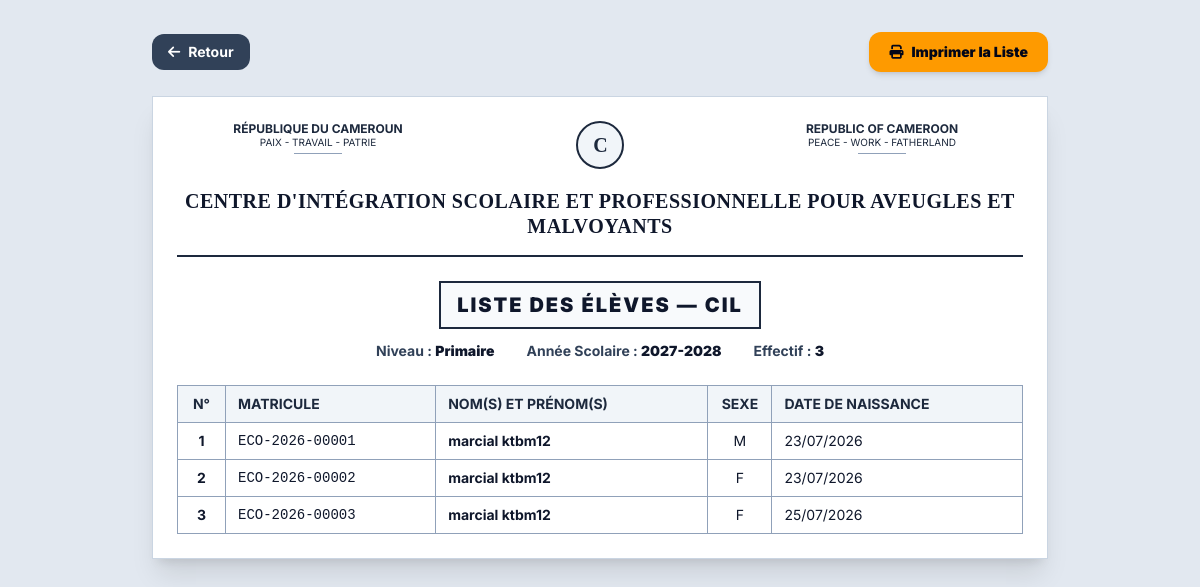
Before: /classes/etudiants/imprimer/ (signed in) with the older database file.
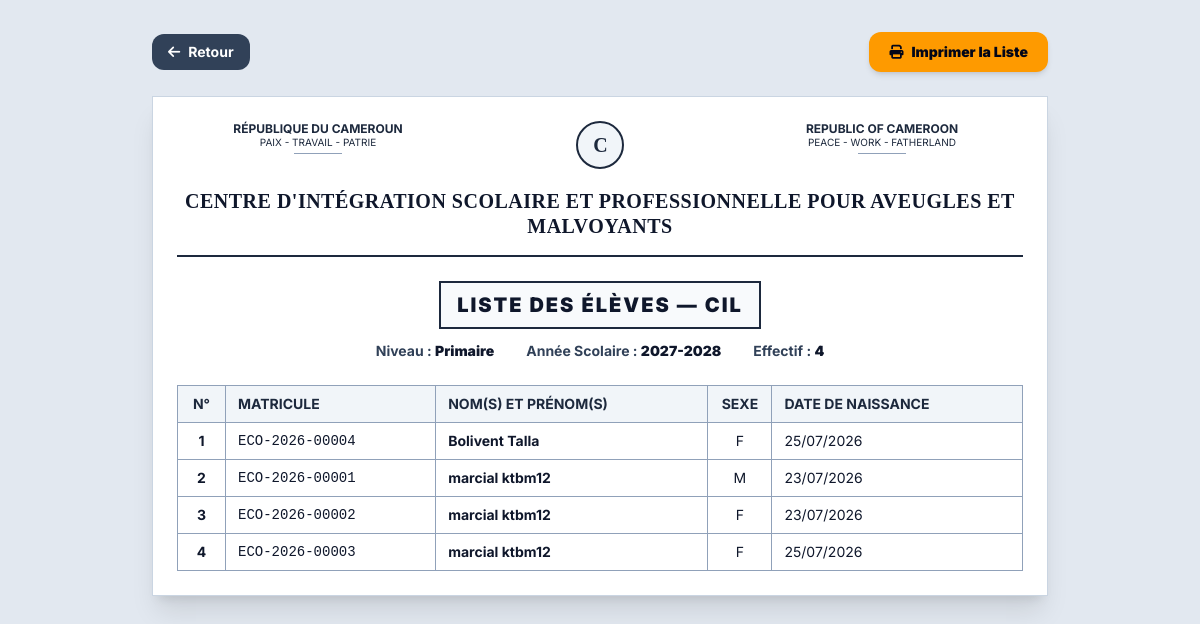
After: the same page with the newer database file.
### cispam/users/models.py (models this page shows, shortened)
class AutoSlugMixin:
    slug_source_field = 'name'

class OngBaseModel(models.Model):
    id = models.UUIDField(
        default=uuid.uuid4,
        primary_key=True,
        editable=False,
        unique=True,
        help_text=_("Identifiant UUID unique."),
    )
    created = models.DateTimeField(
        auto_now_add=True,
        db_index=True,
        help_text=_("Date de création."),
    )
    modified = models.DateTimeField(
        auto_now=True,
        help_text=_("Date de dernière modification."),
    )
    is_active = models.BooleanField(
        default=True,
        help_text=_("Indique si l'objet est actif."),
    )
    is_deleted = models.BooleanField(
        default=False,
        db_index=True,
        help_text=_("Suppression logique (soft delete)."),
    )
    metadata = models.JSONField(
        default=dict,
        blank=True,
        help_text=_("Métadonnées additionnelles au format JSON."),
    )
    objects = OngManager()
    all_objects = models.Manager()
    class Meta:
        abstract = True
        ordering = ['-created']

class Classe(AutoSlugMixin, OngBaseModel):
    slug_source_field = 'nom'
    nom = models.CharField(
        max_length=50,
        help_text=_("Nom de la classe, ex: Petite Section, CP, CM2."),
    )
    niveau = models.ForeignKey(
        Niveau,
        on_delete=models.PROTECT,
        related_name='classes',
        help_text=_("Niveau scolaire de la classe."),
    )
    capacite_max = models.PositiveSmallIntegerField(
        default=30,
        help_text=_("Capacité maximale d'élèves dans cette classe."),
    )
    description = models.TextField(
        blank=True,
        help_text=_("Description ou informations complémentaires."),
    )
    slug = models.SlugField(
        max_length=255,
        unique=True,
        blank=True,
        help_text=_("Slug unique de la classe."),
    )
    class Meta:
        verbose_name = _("Classe")
        verbose_name_plural = _("Classes")
        ordering = ['niveau__ordre', 'nom']
        unique_together = ['nom', 'niveau']

class Niveau(AutoSlugMixin, OngBaseModel):
    slug_source_field = 'nom'
    nom = models.CharField(
        max_length=50,
        choices=NiveauScolaireEnum.choices,
        unique=True,
        help_text=_("Nom du niveau scolaire."),
    )
    ordre = models.PositiveSmallIntegerField(
        default=0,
        help_text=_("Ordre d'affichage (1 = Maternelle, 2 = Primaire)."),
    )
    description = models.TextField(
        blank=True,
        help_text=_("Description du niveau."),
    )
    slug = models.SlugField(
        max_length=255,
        unique=True,
        blank=True,
        help_text=_("Slug unique du niveau."),
    )
    class Meta:
        verbose_name = _("Niveau")
        verbose_name_plural = _("Niveaux")
        ordering = ['ordre', 'nom']

class AnneeScolaire(AutoSlugMixin, OngBaseModel):
    slug_source_field = 'libelle'
    libelle = models.CharField(
        max_length=20,
        unique=True,
        help_text=_("Libellé de l'année scolaire, ex: 2025-2026"),
    )
    date_debut = models.DateField(
        help_text=_("Date de début de l'année scolaire."),
    )
    date_fin = models.DateField(
        help_text=_("Date de fin de l'année scolaire."),
    )
    est_active = models.BooleanField(
        default=False,
        db_index=True,
        help_text=_("Indique si c'est l'année scolaire en cours. Une seule active à la fois."),
    )
    slug = models.SlugField(
        max_length=255,
        unique=True,
        blank=True,
        help_text=_("Slug unique de l'année scolaire."),
    )
    class Meta:
        verbose_name = _("Année scolaire")
        verbose_name_plural = _("Années scolaires")
        ordering = ['-date_debut']

class Inscription(AutoSlugMixin, OngBaseModel):
    slug_source_field = 'reference'
    eleve = models.ForeignKey(
        Eleve,
        on_delete=models.PROTECT,
        related_name='inscriptions',
        help_text=_("Élève inscrit."),
    )
    classe = models.ForeignKey(
        Classe,
        on_delete=models.PROTECT,
        related_name='inscriptions',
        help_text=_("Classe d'inscription."),
    )
    annee_scolaire = models.ForeignKey(
        AnneeScolaire,
        on_delete=models.PROTECT,
        related_name='inscriptions',
        help_text=_("Année scolaire de l'inscription."),
    )
    date_inscription = models.DateField(
        auto_now_add=True,
        help_text=_("Date de l'inscription."),
    )
    type_inscription = models.CharField(
        max_length=20,
        choices=TypeInscriptionEnum.choices,
        default=TypeInscriptionEnum.NOUVELLE,
        help_text=_("Type d'inscription."),
    )
    statut = models.CharField(
        max_length=20,
        choices=StatutInscriptionEnum.choices,
        default=StatutInscriptionEnum.EN_COURS,
        help_text=_("Statut actuel de l'inscription."),
    )
    frais_total = models.DecimalField(
        max_digits=12,
        decimal_places=2,
        default=0,
        help_text=_("Montant total des frais de scolarité fixé à l'inscription."),
    )
    remarques = models.TextField(
        blank=True,
        help_text=_("Remarques ou notes sur l'inscription."),
    )
    reference = models.CharField(
        max_length=30,
        unique=True,
        db_index=True,
        blank=True,
        help_text=_("Référence unique de l'inscription, ex: INS-2025-00001."),
    )
    slug = models.SlugField(
        max_length=255,
        unique=True,
        blank=True,
        help_text=_("Slug unique de l'inscription."),
    )
    class Meta:
        verbose_name = _("Inscription")
        verbose_name_plural = _("Inscriptions")
        ordering = ['-date_inscription']
        unique_together = ['eleve', 'annee_scolaire']

class Eleve(AutoSlugMixin, OngBaseModel):
    slug_source_field = 'nom_complet'
    matricule = models.CharField(
        max_length=20,
        unique=True,
        db_index=True,
        help_text=_("Matricule unique de l'élève, ex: ECO-2025-00042."),
    )
    nom = models.CharField(
        max_length=100,
        help_text=_("Nom de famille de l'élève."),
    )
    prenom = models.CharField(
        max_length=100,
        help_text=_("Prénom(s) de l'élève."),
    )
    date_naissance = models.DateField(
        help_text=_("Date de naissance de l'élève."),
    )
    sexe = models.CharField(
        max_length=1,
        choices=SexeEnum.choices,
        help_text=_("Sexe de l'élève."),
    )
    lieu_naissance = models.CharField(
        max_length=100,
        blank=True,
        help_text=_("Lieu de naissance."),
    )
    nationalite = models.CharField(
        max_length=50,
        default="Ivoirienne",
        blank=True,
        help_text=_("Nationalité de l'élève."),
    )
    photo = models.ImageField(
        upload_to=eleve_photo_path,
        blank=True,
        null=True,
        help_text=_("Photo d'identité de l'élève."),
    )
    adresse = models.TextField(
        blank=True,
        help_text=_("Adresse de résidence de l'élève."),
    )
    date_premiere_inscription = models.DateField(
        auto_now_add=True,
        help_text=_("Date de la première inscription dans l'établissement."),
    )
    slug = models.SlugField(
        max_length=255,
        unique=True,
        blank=True,
        help_text=_("Slug unique de l'élève."),
    )
    class Meta:
        verbose_name = _("Élève")
        verbose_name_plural = _("Élèves")
        ordering = ['nom', 'prenom']
    @property
    def nom_complet(self):
        return f"{self.prenom} {self.nom}"

### cispam/users/views.py (the view)
class EtudiantsParClassePrintView(LoginRequiredMixin, TemplateView):
    template_name = "classes/print_etudiants.html"
    def get_context_data(self, **kwargs):
        context = super().get_context_data(**kwargs)
        from cispam.users.models import AnneeScolaire, Classe, Inscription, StatutInscriptionEnum
        from django.db.models import Prefetch
        try:
            annee_active = AnneeScolaire.objects.get(est_active=True)
        except AnneeScolaire.DoesNotExist:
            annee_active = None
        classe_id = self.request.GET.get('classe')
        if classe_id:
            classes = Classe.objects.filter(pk=classe_id, is_deleted=False).order_by('niveau__ordre', 'nom')
        else:
            classes = Classe.objects.filter(is_deleted=False).order_by('niveau__ordre', 'nom')
        if annee_active:
            inscriptions_prefetch = Prefetch(
                'inscriptions',
                queryset=Inscription.objects.filter(
                    annee_scolaire=annee_active,
                    is_deleted=False,
                    statut=StatutInscriptionEnum.EN_COURS
                ).select_related('eleve').order_by('eleve__nom', 'eleve__prenom'),
                to_attr='inscriptions_actives'
            )
            classes = classes.prefetch_related(inscriptions_prefetch)
        context['classes'] = classes
        context['annee_active'] = annee_active
        return context

### cispam/users/context_processors.py (called while the page is built)
def allauth_settings(request):
    return {
        "ACCOUNT_ALLOW_REGISTRATION": settings.ACCOUNT_ALLOW_REGISTRATION,
    }

### cispam/users/models.py (called while the page is built)
    def get_queryset(self):
        return super().get_queryset().filter(is_deleted=False)

### cispam/templates/classes/print_etudiants.html (shortened to what the changed rows need)
{% extends "base.html" %}
{% load static i18n %}
{% block body %}
<div class="min-h-screen bg-slate-200 py-8 px-4 font-sans antialiased text-slate-900">
  <div class="max-w-4xl mx-auto space-y-8">
    {% for classe in classes %}
      <div class="bg-white shadow-xl border border-slate-300 p-6 md:p-8 {% if not forloop.last %}page-break{% endif %}">
        <div class="border-b-2 border-slate-800 pb-4 mb-6">
          <div class="flex justify-between items-start text-xs font-bold text-slate-800 uppercase text-center leading-tight">
            <div class="w-1/3">
              <p>RÉPUBLIQUE DU CAMEROUN</p>
              <p class="font-normal text-[10px]">Paix - Travail - Patrie</p>
              <div class="mt-1 border-b border-slate-400 w-12 mx-auto"></div>
            </div>
            <div class="w-1/3 flex flex-col items-center">
              <div class="w-12 h-12 bg-slate-100 border-2 border-slate-800 rounded-full flex items-center justify-center mb-1">
                <span class="text-xl font-serif font-black tracking-tighter">C</span>
              </div>
            </div>
            <div class="w-1/3">
              <p>REPUBLIC OF CAMEROON</p>
              <p class="font-normal text-[10px]">Peace - Work - Fatherland</p>
              <div class="mt-1 border-b border-slate-400 w-12 mx-auto"></div>
            </div>
          </div>
          <div class="text-center mt-4">
            <h1 class="text-lg md:text-xl font-black font-serif uppercase tracking-wide text-slate-900 leading-tight">
              Centre d'Intégration Scolaire et Professionnelle pour Aveugles et Malvoyants
            </h1>
          </div>
        </div>
        <div class="text-center mb-6">
          <h2 class="text-xl font-black uppercase tracking-widest border-2 border-slate-800 px-4 py-2 bg-slate-50 inline-block">
            Liste des Élèves — {{ classe.nom }}
          </h2>
          <div class="flex justify-center gap-8 mt-3 text-sm font-bold text-slate-700">
            <span>Niveau : <span class="font-black text-slate-900">{{ classe.niveau.get_nom_display }}</span></span>
            <span>Année Scolaire : <span class="font-black text-slate-900">{{ annee_active.libelle|default:"Non définie" }}</span></span>
            <span>Effectif : <span class="font-black text-slate-900">{{ classe.inscriptions_actives|length }}</span></span>
          </div>
        </div>
        {% if classe.inscriptions_actives %}
        <table class="w-full text-left text-xs md:text-sm border-collapse border border-slate-400">
          <thead class="bg-slate-100 font-bold text-slate-800 uppercase">
            <tr>
              <th class="py-2 px-3 border border-slate-400 w-12 text-center">N°</th>
              <th class="py-2 px-3 border border-slate-400">Matricule</th>
              <th class="py-2 px-3 border border-slate-400">Nom(s) et Prénom(s)</th>
              <th class="py-2 px-3 border border-slate-400 w-16 text-center">Sexe</th>
              <th class="py-2 px-3 border border-slate-400">Date de Naissance</th>
            </tr>
          </thead>
          <tbody class="divide-y divide-slate-300">
            {% for inscription in classe.inscriptions_actives %}
            <tr>
              <td class="py-2 px-3 border border-slate-400 text-center font-bold">{{ forloop.counter }}</td>
              <td class="py-2 px-3 border border-slate-400 font-mono">{{ inscription.eleve.matricule }}</td>
              <td class="py-2 px-3 border border-slate-400 font-bold">{{ inscription.eleve.nom_complet }}</td>
              <td class="py-2 px-3 border border-slate-400 text-center">{{ inscription.eleve.sexe }}</td>
              <td class="py-2 px-3 border border-slate-400">{{ inscription.eleve.date_naissance|date:"d/m/Y" }}</td>
            </tr>
            {% endfor %}
          </tbody>
        </table>
        {% else %}
        <div class="text-center py-8 text-slate-500 font-medium italic border border-slate-300 border-dashed">
          Aucun élève inscrit dans cette classe pour l'année en cours.
        </div>
        {% endif %}
      </div>
    {% empty %}
      <div class="bg-white shadow-xl border border-slate-300 p-8 text-center text-slate-500 font-bold">
        Aucune classe trouvée.
      </div>
    {% endfor %}
  </div>
</div>
{% endblock body %}

Changed rows visible on the page:
computed for Classe "CIL": inscriptions_actives|length "3" → "4"
added Inscription: eleve.matricule "ECO-2026-00004", eleve.nom_complet "Bolivent Talla", eleve.sexe "F", eleve.date_naissance "25/07/2026"
